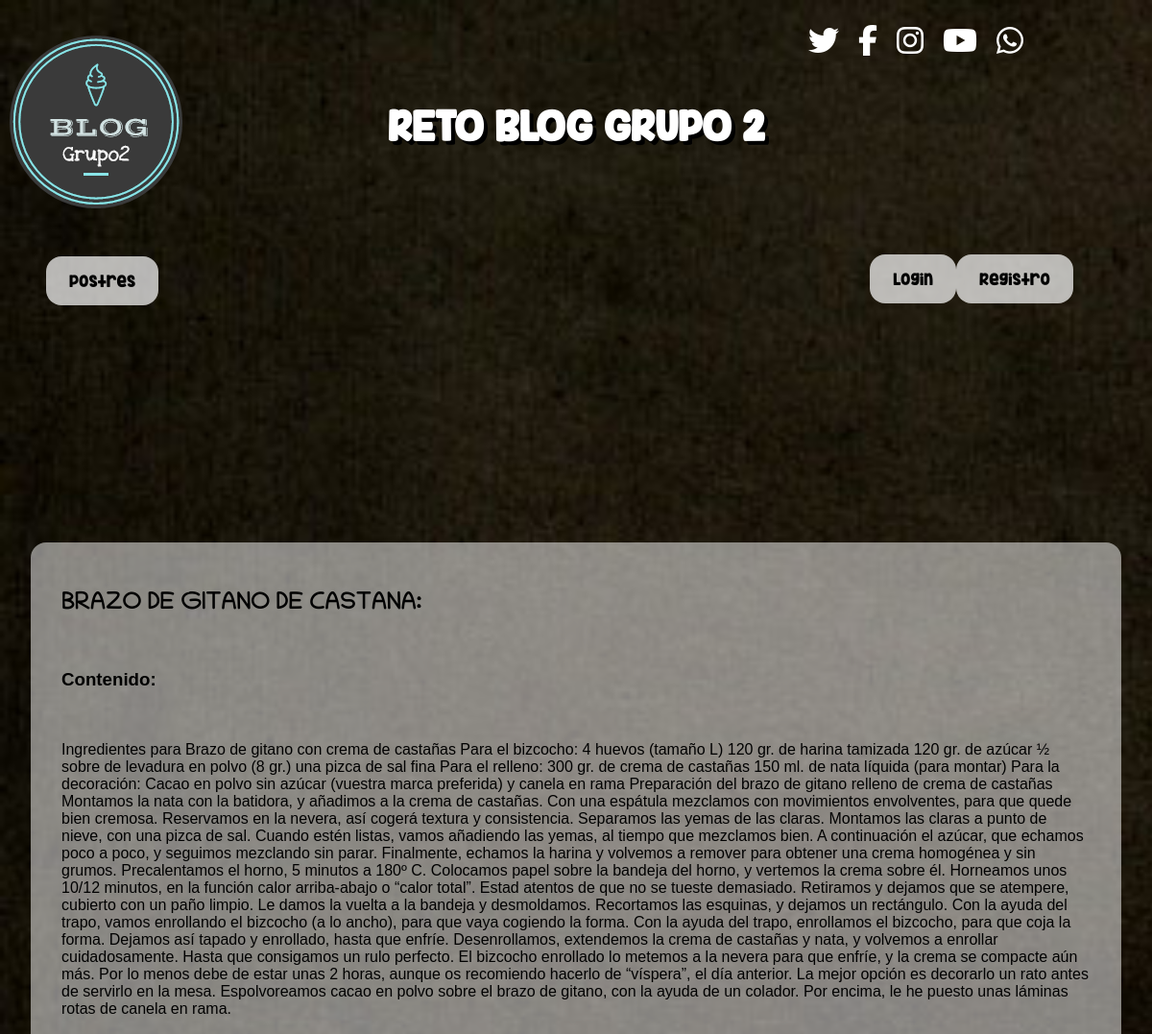
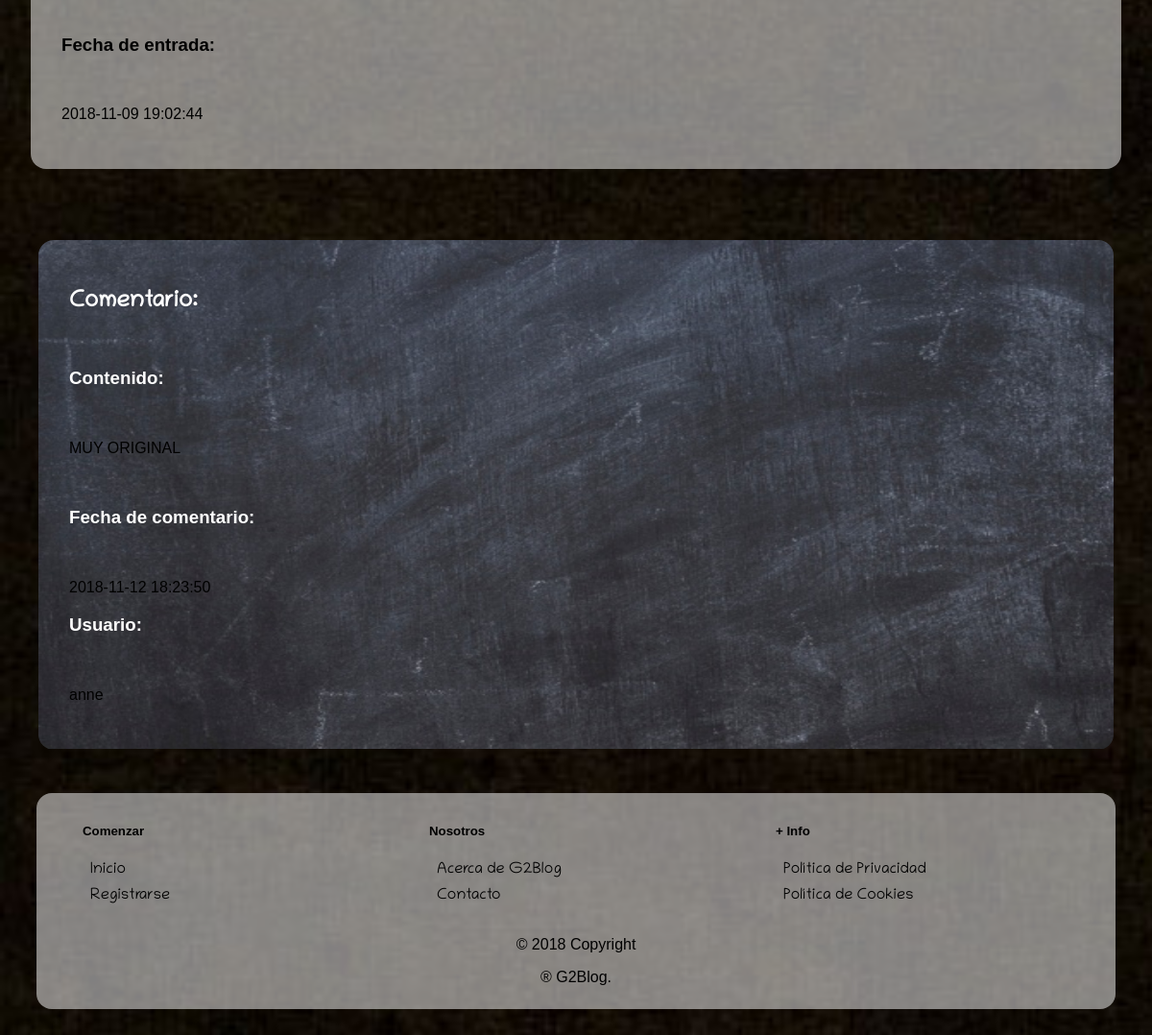
Page /mostrarEntrada.php?var=BRAZO DE GITANO DE CASTANA on the committed database (2 pictures, top to bottom).
### tables this page shows
CREATE TABLE `entrada` (
  `titulo` varchar(40) NOT NULL,
  `contenido` longtext NOT NULL,
  `fecha_entrada` datetime DEFAULT CURRENT_TIMESTAMP,
  `imagen` varchar(100) NOT NULL
);

### mostrarEntrada.php (the view, shortened to what this page needs)
<?
	include 'conexion.php';
	try {
		if(isset($_GET['var']) && $_GET['var'] !== ''){
			$titulo = $_GET['var'];
		} else {
			echo "failed";
		}
			if (isset($usuario)){
				if ($usuario!='admin'){
					$sentencia1=$db->prepare("SELECT entrada.titulo 'et' , entrada.contenido 'ec', entrada.fecha_entrada 'ef' FROM entrada  WHERE entrada.titulo='$titulo'");
					$sentencia1->execute();
					$sentencia2=$db->prepare("SELECT comentario.contenido 'cc', comentario.fecha 'cf' FROM comentario  WHERE comentario.titulo_entrada='$titulo' AND comentario.usuario_comentario='$usuario'");
					$sentencia2->execute();
					require_once('menuUsuario.php');
					echo "<div><section>";
					foreach($sentencia1 as $entrada1){
						echo '<br><article id="entrada"><h2>'.$titulo.':</h2><br><h3>Contenido:</h3><br><p>'.$entrada1['ec'].'</p><br><h3>Fecha de entrada:</h3><br><p>'.$entrada1['ef'].'</p><button onclick="mostrarComentarios()">  INSERTAR COMENTARIO </button></article><br>';
					}
					foreach($sentencia2 as $entrada2){
						echo '<article id="comentario"><h2>Comentario:</h2><br><h3>Contenido:</h3><br><p>'.$entrada2['cc'].'</p><br><h3>Fecha de comentario:</h3><br><p>'.$entrada2['cf'].'</p></article>';
					}
					echo "</section></div>";
				}
			}else{
				$sentencia1=$db->prepare("SELECT entrada.titulo 'et' , entrada.contenido 'ec', entrada.fecha_entrada 'ef' FROM entrada  WHERE entrada.titulo='$titulo'");
				$sentencia1->execute();
				$sentencia2=$db->prepare("SELECT comentario.contenido 'cc', comentario.fecha 'cf', comentario.usuario_comentario 'cu' FROM comentario  WHERE comentario.titulo_entrada='$titulo'");
				$sentencia2->execute();
				include('menuInvitado.php');
				echo "<div><section>";
				foreach($sentencia1 as $entrada1){
					echo '<br><article id="entrada"><h2>'.$titulo.':</h2><br><h3>Contenido:</h3><br><p>'.$entrada1['ec'].'</p><br><h3>Fecha de entrada:</h3><br><p>'.$entrada1['ef'].'</p></article><br>';
				}
				foreach($sentencia2 as $entrada2){
					echo '<article id="comentario"><h2>Comentario:</h2><br><h3>Contenido:</h3><br><p>'.$entrada2['cc'].'</p><br><h3>Fecha de comentario:</h3><br><p>'.$entrada2['cf'].'</p><h3>Usuario:</h3><br><p>'.$entrada2['cu'].'</p></article>';
				}
				echo "</section></div>";
			}
	} catch(PDOException $e) {
	  echo 'Error: ' . $e->getMessage();
	}
?>

### CSS/estilo.css (style rules this page uses)
header { text-align: center; height: 12em; }
body { background-image: url(../img/fondo2.jpg); background-size: cover; color: black; font-family: arial; }
h1 { padding: 2em; color: white; font-family: "header"; font-size: 2.5em; text-shadow: 4px 4px black; display: flex; justify-content: center; }
h2 { font-family: "letra"; }
#entrada { background: rgb(255, 255, 255,0.5); border-radius: 1em; margin: 1.5em; padding: 2em; }
#comentario { background-image: url(../img/pizarra.png); background-repeat: no-repeat; background-size: 100% 100%; border-radius: 1em; margin: 2em; padding: 2em; }
#comentario h2 { color: white; }
#comentario h3 { color: white; }
#logo { position: absolute; left: 0; }
a { text-decoration: none; color: black; padding: 0.5em; }
.flex-center { width: 89%; min-height: 6vh; display: -webkit-box; display: -webkit-flex; display: -ms-flexbox; display: flex; -webkit-box-pack: center; -webkit-justify-content: center; -ms-flex-pack: center; justify-content: flex-end; -webkit-box-align: center; -webkit-align-items: center; -ms-flex-align: center; align-items: flex-start; position: absolute; top: 1em; }
.icon-3d { padding: 10px; -webkit-animation: icon3d 200ms 10; animation: icon3d 200ms 10; color: #fff; }
footer { background: rgb(255, 255, 255, 0.5); height: 225px; border-radius: 1em; margin: 45px 30px; }
footer a { font-family: "letra"; }
footer ul { margin: 0px 30px; padding: 10px; width: 25%; float: left; list-style: none; }
footer ul li { margin: 8px; }
.copyright { padding-bottom:50px; width: 100%; float: left; text-align: center; }

### rows in the picture
entrada: contenido "Ingredientes para Brazo de gitano con crema de castañas Para el bizcocho: 4 huevos (tamaño L) 120 gr. de harina tamizada 120 gr. de azúcar ½ sobre de levadura en polvo (8 gr.) una pizca de sal fina Para el relleno: 300 gr. de crema de castañas 150 ml. de nata líquida (para montar) Para la decoración: Cacao en polvo sin azúcar (vuestra marca preferida) y canela en rama Preparación del brazo de gitano relleno de crema de castañas Montamos la nata con la batidora, y añadimos a la crema de castañas. Con una espátula mezclamos con movimientos envolventes, para que quede bien cremosa. Reservamos en la nevera, así cogerá textura y consistencia. Separamos las yemas de las claras. Montamos las…", fecha_entrada "2018-11-09 19:02:44"

### other values in the picture
$entrada2['cc'] "MUY ORIGINAL"
$entrada2['cf'] "2018-11-12 18:23:50"
$entrada2['cu'] "anne"
